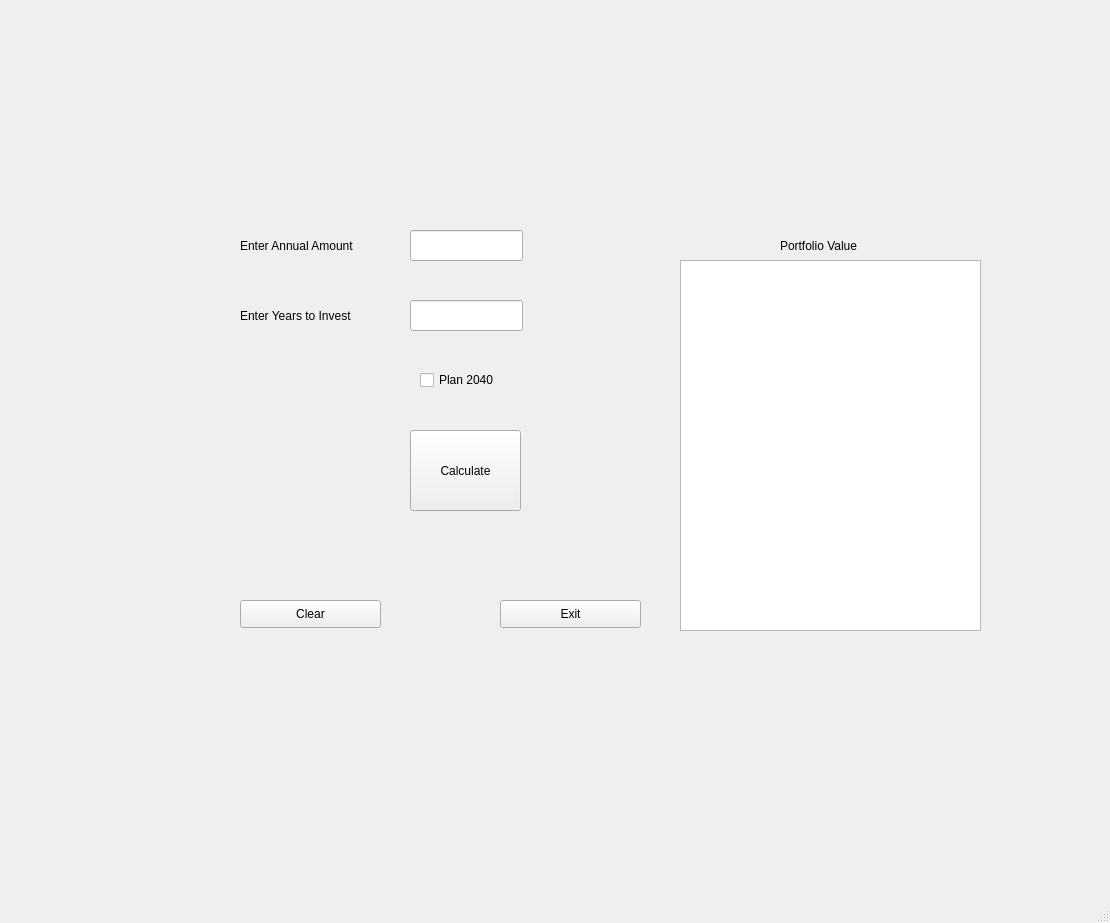
<?xml version="1.0" encoding="UTF-8"?>
<ui version="4.0">
 <class>financialPlanner</class>
 <widget class="QMainWindow" name="financialPlanner">
  <property name="geometry">
   <rect>
    <x>0</x>
    <y>0</y>
    <width>1110</width>
    <height>923</height>
   </rect>
  </property>
  <property name="font">
   <font>
    <family>Segoe UI</family>
    <pointsize>9</pointsize>
   </font>
  </property>
  <property name="windowTitle">
   <string>Financial Planner</string>
  </property>
  <widget class="QWidget" name="centralwidget">
   <widget class="QLabel" name="lblAnnualAmount">
    <property name="geometry">
     <rect>
      <x>240</x>
      <y>220</y>
      <width>151</width>
      <height>51</height>
     </rect>
    </property>
    <property name="text">
     <string>Enter Annual Amount</string>
    </property>
   </widget>
   <widget class="QLabel" name="lblTotalTime">
    <property name="geometry">
     <rect>
      <x>240</x>
      <y>290</y>
      <width>151</width>
      <height>51</height>
     </rect>
    </property>
    <property name="text">
     <string>Enter Years to Invest</string>
    </property>
   </widget>
   <widget class="QLineEdit" name="txtTotalAmount">
    <property name="geometry">
     <rect>
      <x>410</x>
      <y>230</y>
      <width>113</width>
      <height>31</height>
     </rect>
    </property>
   </widget>
   <widget class="QLineEdit" name="txtTotalTime">
    <property name="geometry">
     <rect>
      <x>410</x>
      <y>300</y>
      <width>113</width>
      <height>31</height>
     </rect>
    </property>
   </widget>
   <widget class="QListWidget" name="lstOutput">
    <property name="geometry">
     <rect>
      <x>680</x>
      <y>260</y>
      <width>301</width>
      <height>371</height>
     </rect>
    </property>
   </widget>
   <widget class="QLabel" name="lblOutput">
    <property name="geometry">
     <rect>
      <x>780</x>
      <y>220</y>
      <width>101</width>
      <height>51</height>
     </rect>
    </property>
    <property name="text">
     <string>Portfolio Value</string>
    </property>
   </widget>
   <widget class="QPushButton" name="btnCalculate">
    <property name="geometry">
     <rect>
      <x>410</x>
      <y>430</y>
      <width>111</width>
      <height>81</height>
     </rect>
    </property>
    <property name="text">
     <string>Calculate</string>
    </property>
   </widget>
   <widget class="QPushButton" name="btnClear">
    <property name="geometry">
     <rect>
      <x>240</x>
      <y>600</y>
      <width>141</width>
      <height>28</height>
     </rect>
    </property>
    <property name="text">
     <string>Clear</string>
    </property>
   </widget>
   <widget class="QCheckBox" name="checkBox">
    <property name="geometry">
     <rect>
      <x>420</x>
      <y>370</y>
      <width>91</width>
      <height>20</height>
     </rect>
    </property>
    <property name="text">
     <string>Plan 2040</string>
    </property>
   </widget>
   <widget class="QPushButton" name="btnExit">
    <property name="geometry">
     <rect>
      <x>500</x>
      <y>600</y>
      <width>141</width>
      <height>28</height>
     </rect>
    </property>
    <property name="text">
     <string>Exit</string>
    </property>
   </widget>
  </widget>
  <widget class="QMenuBar" name="menubar">
   <property name="geometry">
    <rect>
     <x>0</x>
     <y>0</y>
     <width>1110</width>
     <height>26</height>
    </rect>
   </property>
  </widget>
  <widget class="QStatusBar" name="statusbar"/>
 </widget>
 <resources/>
 <connections/>
</ui>
